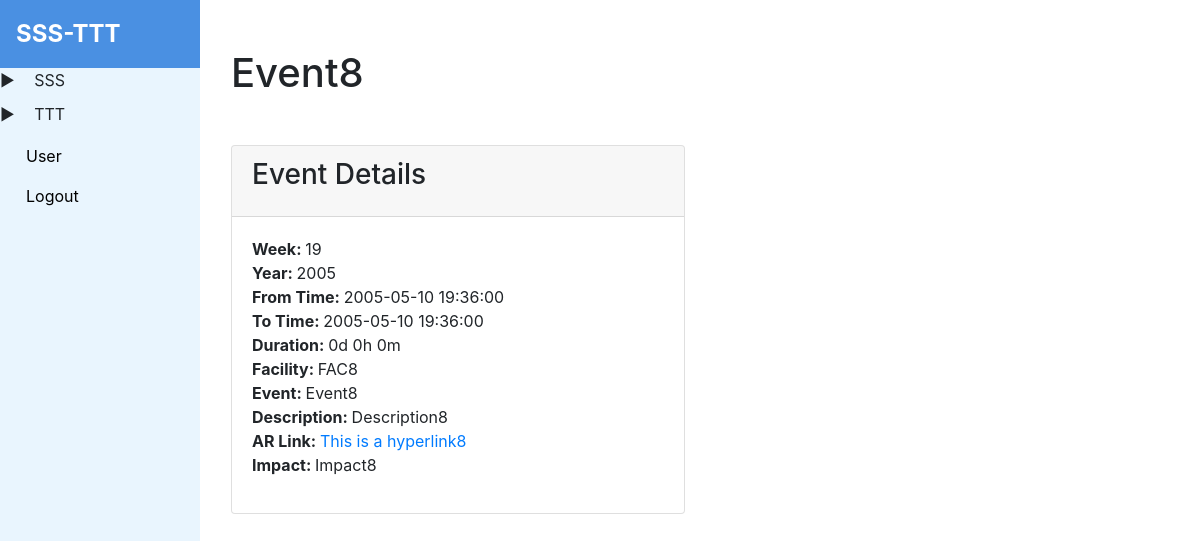
/event/26 (signed in), run on the app's committed database.
### tables this page shows
CREATE TABLE 't_event' (
    'id' INTEGER PRIMARY KEY AUTOINCREMENT,
    'week' int(11) NOT NULL,
    'year' int(11) NOT NULL,
    't_time' varchar(1000) NOT NULL,
    'to' varchar(1000) NOT NULL,
    'duration' varchar(1000) NOT NULL,
    'facility' varchar(1000) NOT NULL,
    'event' varchar(1000) NOT NULL,
    'description' varchar(1000) NOT NULL,
    'ar_link' varchar(1000) NOT NULL,
    'impact' varchar(1000) NOT NULL
    );

### app.py (the view)
@app.route('/event/<int:event_id>')
@check_login
def event_detail(event_id):
    data = get_record_by_table_name('t_event', event_id)
    return render_template('event/event_detail.html', event=data, is_admin = session.get('user'))

### app.py (called while the page is built)
def check_login(f):
    @wraps(f)
    def decorated_function(*args, **kwargs):
        if session.get('user') is None:
            return redirect(url_for('login'))
        return f(*args, **kwargs)
    return decorated_function

### db_helper.py (called while the page is built)
def get_record_by_table_name(table_name: str, record_id: int):
    cursor = conn.cursor()
    cursor.execute(f'SELECT * FROM {table_name} WHERE id = {record_id}')
    result = cursor.fetchone()
    cursor.close()
    return result

### templates/event/event_detail.html (shortened to what this page needs)
{% extends 'base.html' %}
{% block content %}
  <div class="container my-5">
    <div class="row">
      <div class="col-12">
        <h1 class="text-start mb-5">{{ event[7] }}
        </h1>
      </div>
    </div>
    <div class="row">
      <div class="col-md-6">
        <div class="card mb-4">
          <div class="card-header">
            <h3 class="card-title">Event Details</h3>
          </div>
          <div class="card-body">
            <ul class="list-unstyled">
              <li><strong>Week: </strong> {{ event[1] }}</li>
              <li><strong>Year: </strong> {{ event[2] }}</li>
              <li><strong>From Time: </strong> {{ event[3] }}</li>
              <li><strong>To Time: </strong> {{ event[4] }}</li>
              <li><strong>Duration: </strong> {{ event[5] }}</li>
              <li><strong>Facility: </strong> {{ event[6] }}</li>
              <li><strong>Event: </strong> {{ event[7] }}</li>
              <li><strong>Description: </strong> {{ event[8] }}</li>
              <li><strong>AR Link: </strong> <a href="{{event[9]}}">{{ event[9] }}</a></li>
              <li><strong>Impact: </strong> {{ event[10] }}</li>
            </ul>
          </div>
        </div>
      </div>
    </div>
  </div>
{% endblock %}

### data on the page
t_event: event "Event8", week "19", year "2005", t_time "2005-05-10 19:36:00", to "2005-05-10 19:36:00", duration "0d 0h 0m", facility "FAC8", description "Description8", ar_link "This is a hyperlink8", impact "Impact8"
